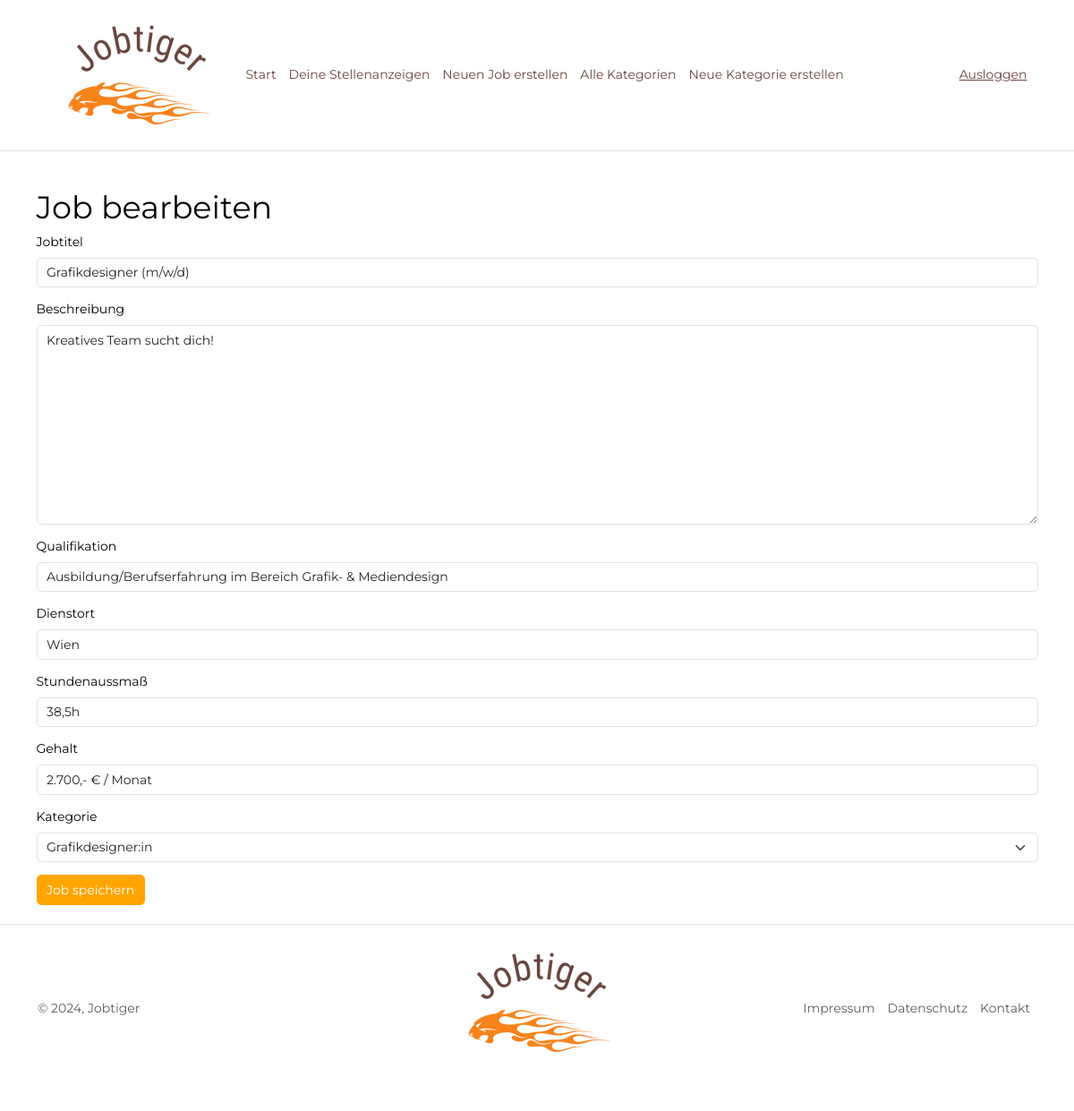
Page /job_bearbeiten.php?id=8 (signed in) on the committed database.
### tables this page shows
CREATE TABLE `jobs` (
  `id` int(10) UNSIGNED NOT NULL,
  `titel` varchar(255) NOT NULL,
  `beschreibung` varchar(255) NOT NULL,
  `qualifikation` varchar(255) NOT NULL,
  `dienstort` varchar(255) NOT NULL,
  `stundenausmass` varchar(255) NOT NULL,
  `gehalt` varchar(255) NOT NULL,
  `kategorie_id` int(10) UNSIGNED NOT NULL,
  `benutzer_id` int(10) UNSIGNED NOT NULL,
  `datum` datetime NOT NULL DEFAULT current_timestamp(),
  `sichtbar` varchar(10) NOT NULL DEFAULT 'ja',
  `aenderungsdatum` datetime NOT NULL DEFAULT current_timestamp()
);

CREATE TABLE `kategorien` (
  `id` int(10) UNSIGNED NOT NULL,
  `kategorie` varchar(255) NOT NULL
);

### setup.php (called while the page is built, shortened)
<?php
spl_autoload_register(
    function (string $klasse) {
        $prefix = "WIFI\\Jobportal\\";
        $basis = __DIR__ . "/";
        $laenge = strlen($prefix);
        $klasse_ohne_prefix = substr($klasse, $laenge);
        $datei = $basis . $klasse_ohne_prefix . ".php";
        $datei = str_replace("\\", "/", $datei);
    }
);

### Fdb/Mysql.php (called while the page is built, shortened)
<?php
class Mysql {
    private static ?Mysql $instanz = null;
    public static function getInstanz(): Mysql {
        if (!self::$instanz) {
            self::$instanz = new Mysql();
        }
        return self::$instanz;
    }
    private \mysqli $db;
    public function verbinden() {
        $this->db = new \mysqli(MYSQL_HOST, MYSQL_USER, MYSQL_PASSWORT, MYSQL_DATENBANK);
        $this->db->set_charset('utf8mb4');
    }
    public function escape(string $wert): string {
        return $this->db->real_escape_string($wert);
    }
    public function query(string $input): \mysqli_result|bool {
        $ergebnis = $this->db->query($input);
        return $ergebnis;
    }
}

### Fdb/Model/Row/RowAbstract.php (called while the page is built, shortened)
<?php
abstract class RowAbstract {
    protected string $tabelle;
    private array $daten = [];
    public function __construct(array|int $id_oder_daten) {
        if (is_array($id_oder_daten)) {
            $this->daten = $id_oder_daten;
        } else {
            $db = Mysql::getInstanz();
            $sql_id = $db->escape($id_oder_daten);
            $ergebnis = $db->query("SELECT * FROM {$this->tabelle} WHERE id = '{$sql_id}'");
            $this->daten = $ergebnis->fetch_assoc();
        }
    }
    public function __get(string $eigenschaft): mixed {
        return $this->daten[$eigenschaft];
    }
}

### Fdb/Model/Kategorien.php (called while the page is built, shortened)
<?php
class Kategorien {
    public function alle_kategorien(): array {
        $alle_kategorien = array();
        $db = Mysql::getInstanz();
        $ergebnis = $db->query("SELECT * FROM kategorien");
        while ($row = $ergebnis->fetch_assoc()) {
            $alle_kategorien[] = new Kategorie($row);
        }
        return $alle_kategorien;
    }
}

### job_bearbeiten.php (the view, shortened to what this page needs)
<?php
include "setup.php";
include "kopf-backend.php";
?>
<div class="container mt-5">
    <h1>Job bearbeiten</h1>
    <?php if (!empty($_GET["id"])):
        $job = new Job($_GET["id"]);
    endif; ?>
    <form action="job_bearbeiten.php<?php if (!empty($job)) echo "?id=" . $job->id; ?>" method="post">
        <div class="mb-3">
            <label for="titel" class="form-label">Jobtitel</label>
            <input type="text" class="form-control" name="titel" id="titel" value="<?php echo !empty($_POST["titel"]) ? htmlspecialchars($_POST["titel"]) : (!empty($job) ? htmlspecialchars($job->titel) : ''); ?>">
        </div>
        <div class="mb-3">
            <label for="beschreibung" class="form-label">Beschreibung</label>
            <textarea class="form-control" name="beschreibung" id="beschreibung" cols="30" rows="10"><?php echo !empty($_POST["beschreibung"]) ? htmlspecialchars($_POST["beschreibung"]) : (!empty($job) ? htmlspecialchars($job->beschreibung) : ''); ?></textarea>
        </div>
        <div class="mb-3">
            <label for="qualifikation" class="form-label">Qualifikation</label>
            <input type="text" class="form-control" name="qualifikation" id="qualifikation" value="<?php echo !empty($_POST["qualifikation"]) ? htmlspecialchars($_POST["qualifikation"]) : (!empty($job) ? htmlspecialchars($job->qualifikation) : ''); ?>">
        </div>
        <div class="mb-3">
            <label for="dienstort" class="form-label">Dienstort</label>
            <input type="text" class="form-control" name="dienstort" id="dienstort" value="<?php echo !empty($_POST["dienstort"]) ? htmlspecialchars($_POST["dienstort"]) : (!empty($job) ? htmlspecialchars($job->dienstort) : ''); ?>">
        </div>
        <div class="mb-3">
            <label for="stunden" class="form-label">Stundenaussmaß</label>
            <input type="text" class="form-control" name="stunden" id="stunden" value="<?php echo !empty($_POST["stunden"]) ? htmlspecialchars($_POST["stunden"]) : (!empty($job) ? htmlspecialchars($job->stundenausmass) : ''); ?>">
        </div>
        <div class="mb-3">
            <label for="gehalt" class="form-label">Gehalt</label>
            <input type="text" class="form-control" name="gehalt" id="gehalt" value="<?php echo !empty($_POST["gehalt"]) ? htmlspecialchars($_POST["gehalt"]) : (!empty($job) ? htmlspecialchars($job->gehalt) : ''); ?>">
        </div>
        <div class="mb-3">
            <label for="kategorie" class="form-label">Kategorie</label>
            <select class="form-select" name="kategorie" id="kategorie">
                <?php
                $kategorien = new Kategorien();
                $alle_kategorien = $kategorien->alle_kategorien();
                foreach ($alle_kategorien as $kategorie) {
                    echo "<option value='{$kategorie->id}'";
                    if (!empty($_POST["kategorie"]) && ($_POST["kategorie"]) == $kategorie->id) {
                        echo " selected";
                    } else if (!empty($job) && $job->kategorie_id == $kategorie->id) {
                        echo " selected";
                    }
                    echo ">{$kategorie->kategorie}</option>";
                };
                ?>
            </select>
        </div>
        <div class="mb-3">
            <button type="submit" class="btn btn-primary">Job speichern</button>
        </div>
    </form>
</div>
<?php
include "fuss.php";
?>

### css/style.css (style rules this page uses)
:root { --primary: orange; --dark-brown: #67453d; }
html, body { margin: 0; padding: 0; font-family: Montserrat; font-size: 14px; color: var(--text-color); }
html * { box-sizing: border-box; }
.btn-primary { background-color: var(--primary) !important; border-color: var(--primary) !important; }

### rows in the picture
jobs: titel "Grafikdesigner (m/w/d)", beschreibung "Kreatives Team sucht dich!", qualifikation "Ausbildung/Berufserfahrung im Bereich Grafik- & Mediendesign", dienstort "Wien", stunden "38,5h", gehalt "2.700,- € / Monat", kategorie "Grafikdesigner:in"
